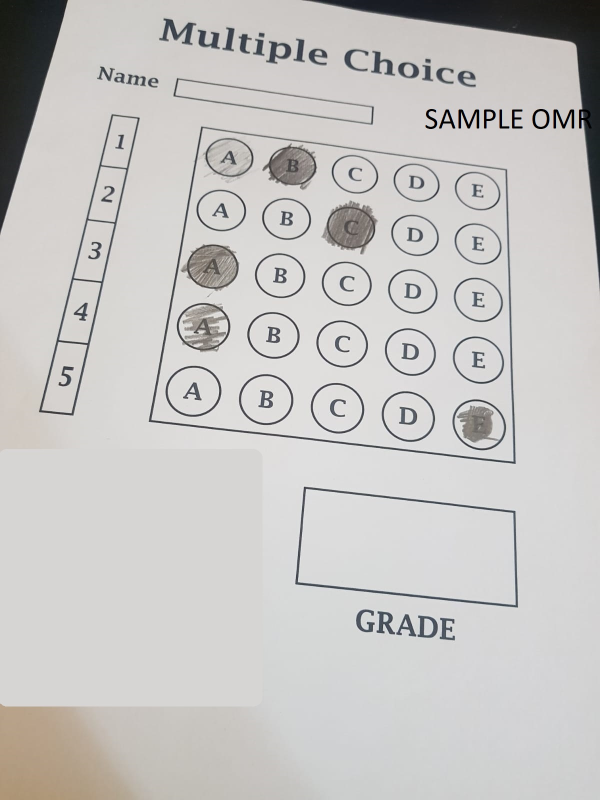
#> input picture OMR/1.jpg, 1200 x 1600 px (shown at 1/2 size)
$ python omrr.py
#> lines starting #> are read from the running program, lines starting #| are printed output that depends on the picture; after the words box and inside, x2 and y2 are one past the last pixel; in counts of white or black regions, pixels touching at a corner belong together
### OMR/utils.py
import cv2
import numpy as np

## TO STACK ALL THE IMAGES IN ONE WINDOW
def stackImages(imgArray,scale,lables=[]):
    rows = len(imgArray)
    cols = len(imgArray[0])
    rowsAvailable = isinstance(imgArray[0], list)
    width = imgArray[0][0].shape[1]
    height = imgArray[0][0].shape[0]
    if rowsAvailable:
        for x in range ( 0, rows):
            for y in range(0, cols):
                imgArray[x][y] = cv2.resize(imgArray[x][y], (0, 0), None, scale, scale)
                if len(imgArray[x][y].shape) == 2: imgArray[x][y]= cv2.cvtColor( imgArray[x][y], cv2.COLOR_GRAY2BGR)
        imageBlank = np.zeros((height, width, 3), np.uint8)
        hor = [imageBlank]*rows
        hor_con = [imageBlank]*rows
        for x in range(0, rows):
            hor[x] = np.hstack(imgArray[x])
            hor_con[x] = np.concatenate(imgArray[x])
        ver = np.vstack(hor)
        ver_con = np.concatenate(hor)
    else:
        for x in range(0, rows):
            imgArray[x] = cv2.resize(imgArray[x], (0, 0), None, scale, scale)
            if len(imgArray[x].shape) == 2: imgArray[x] = cv2.cvtColor(imgArray[x], cv2.COLOR_GRAY2BGR)
        hor= np.hstack(imgArray)
        hor_con= np.concatenate(imgArray)
        ver = hor
    if len(lables) != 0:
        eachImgWidth= int(ver.shape[1] / cols)
        eachImgHeight = int(ver.shape[0] / rows)
        #print(eachImgHeight)
        for d in range(0, rows):
            for c in range (0,cols):
                cv2.rectangle(ver,(c*eachImgWidth,eachImgHeight*d),(c*eachImgWidth+len(lables[d])*13+27,30+eachImgHeight*d),(255,255,255),cv2.FILLED)
                cv2.putText(ver,lables[d],(eachImgWidth*c+10,eachImgHeight*d+20),cv2.FONT_HERSHEY_COMPLEX,0.7,(255,0,255),2)
    return ver

def reorder(myPoints):

    myPoints = myPoints.reshape((4, 2)) # REMOVE EXTRA BRACKET
    # print(myPoints)
    myPointsNew = np.zeros((4, 1, 2), np.int32) # NEW MATRIX WITH ARRANGED POINTS
    add = myPoints.sum(1)
    # print(add)
    # print(np.argmax(add))
    myPointsNew[0] = myPoints[np.argmin(add)]  #[0,0]
    myPointsNew[3] =myPoints[np.argmax(add)]   #[w,h]
    diff = np.diff(myPoints, axis=1)
    myPointsNew[1] =myPoints[np.argmin(diff)]  #[w,0]
    myPointsNew[2] = myPoints[np.argmax(diff)] #[h,0]

    return myPointsNew

def rectContour(contours):

    rectCon = []
    max_area = 0
    for i in contours:
        area = cv2.contourArea(i)
        if area > 50:
            peri = cv2.arcLength(i, True)
            approx = cv2.approxPolyDP(i, 0.02 * peri, True)
            if len(approx) == 4:
                rectCon.append(i)
    rectCon = sorted(rectCon, key=cv2.contourArea,reverse=True)
    #print(len(rectCon))
    return rectCon

def getCornerPoints(cont):
    peri = cv2.arcLength(cont, True) # LENGTH OF CONTOUR
    approx = cv2.approxPolyDP(cont, 0.02 * peri, True) # APPROXIMATE THE POLY TO GET CORNER POINTS
    return approx

def splitBoxes(img):
    rows = np.vsplit(img,5)
    boxes=[]
    for r in rows:
        cols= np.hsplit(r,5)
        for box in cols:
            boxes.append(box)
    return boxes

# [12 lines left out: function drawGrid, not called in this run]

def showAnswers(img,myIndex,grading,ans,questions=5,choices=5):
    secW = int(img.shape[1]/questions)
    secH = int(img.shape[0]/choices)

    for x in range(0,questions):
        myAns= myIndex[x]
        cX = (myAns * secW) + secW // 2
        cY = (x * secH) + secH // 2
        if grading[x]==1:
           myColor = (0,255,0)
           #cv2.rectangle(img,(myAns*secW,x*secH),((myAns*secW)+secW,(x*secH)+secH),myColor,cv2.FILLED)
           cv2.circle(img,(cX,cY),50,myColor,cv2.FILLED)
        else:
           myColor = (0,0,255)
           #cv2.rectangle(img, (myAns * secW, x * secH), ((myAns * secW) + secW, (x * secH) + secH), myColor, cv2.FILLED)
           cv2.circle(img, (cX, cY), 50, myColor, cv2.FILLED)

           # CORRECT ANSWER
           myColor = (0, 255, 0)
           correctAns = ans[x]
           cv2.circle(img,((correctAns * secW)+secW//2, (x * secH)+secH//2),
           20,myColor,cv2.FILLED)

    return img

### OMR/omrr.py
import cv2
import numpy as np
import utils

path = "1.jpg"


img = cv2.imread(path)
#> img is the input picture: shape (1600, 1200, 3); mean B, G, R 195.6, 197.4, 199
ans = [1,2,0,4,4]
# PREPROCESSING
img =  cv2.resize(img,(640,640))
#> img: shape (640, 640, 3)
imgFinal = img.copy()
imgContours = img.copy()
imgBiggestContour = img.copy()
imggray = cv2.cvtColor(img, cv2.COLOR_BGR2GRAY)
imgblur = cv2.GaussianBlur(imggray,(5,5),1)
imgcany = cv2.Canny(imgblur,10,50)
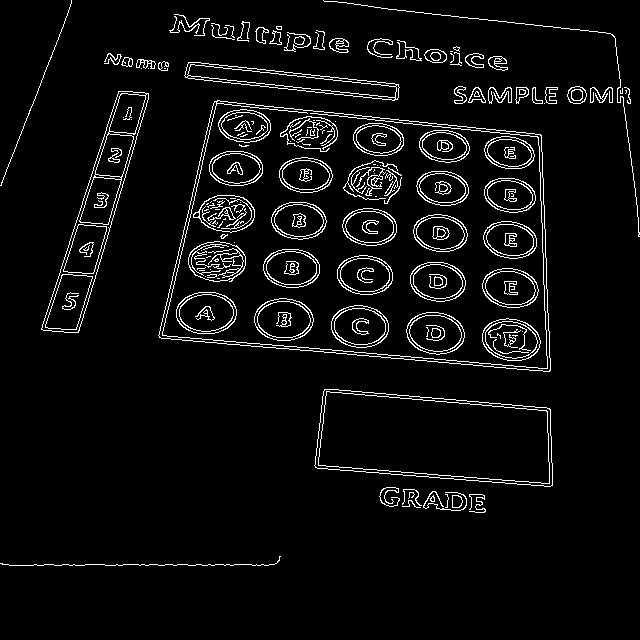
#> imgcany: shape (640, 640); 5.1% white in thin lines or dots, all inside (x1, y1, x2, y2) = (0, 0, 640, 566)

# FIND CONTOUR
contours, hierarchy = cv2.findContours(imgcany,cv2.RETR_EXTERNAL,cv2.CHAIN_APPROX_NONE)
#> contours = 57 contours, 32 with area under 20; largest, box (x1, y1, x2, y2) and area: (158, 100, 551, 372) 86008, (314, 389, 553, 487) 18378, (41, 91, 149, 333) 8405, (184, 62, 400, 101) 3503, (567, 86, 587, 104) 259
cv2.drawContours(imgContours,contours,-1,(0,255,0),10)
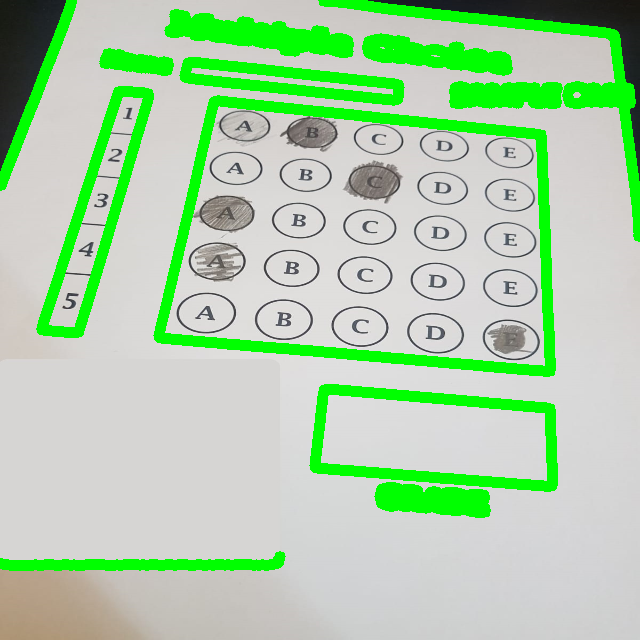
#> imgContours: shape (640, 640, 3); mean B, G, R 170.1, 208.4, 173.2
# FIND RECTANGLE
rectCountour=utils.rectContour(contours)
#> the loop in rectContour, `for i in contours:` made 57 passes
#> (area, peri, approx) on passes 11, 13, 14, 29: (18378.5, 639, [[323, 391], [317, 468], [552, 485], [549, 408]]), (86008.5, 1245.7, [[214, 101], [159, 337], [550, 370], [540, 134]]), (8405, 607, [[148, 93], [118, 91], [43, 330], [79, 330]]), (3503, 474.4, [[184, 75], [392, 100], [399, 87], [200, 62]])
#> (area, peri) on passes 3, 19, 20, 21, 23, 24: (106, 40.49), (111.5, 78.73), (66.5, 49.07), (127.5, 53.56), (140, 59.46), (259, 61.46)
#> after the loop in rectContour, `for i in contours:`: rectCon = 4 contours; box (x1, y1, x2, y2) and area: (158, 100, 551, 372) 86008, (314, 389, 553, 487) 18378, (41, 91, 149, 333) 8405, (184, 62, 400, 101) 3503
#> rectCountour has the same summary as rectCon in rectContour
biggestCountour = utils.getCornerPoints(rectCountour[0])
#> in getCornerPoints, `peri = cv2.arcLength(cont, True)`: peri = 1245.7
#> in getCornerPoints, `approx = cv2.approxPolyDP(cont, 0.02 * peri, True)`: approx = [[214, 101], [159, 337], [550, 370], [540, 134]]
#> biggestCountour = [[214, 101], [159, 337], [550, 370], [540, 134]]
gradePoints = utils.getCornerPoints(rectCountour[1])
#> gradePoints = [[323, 391], [317, 468], [552, 485], [549, 408]]
# print(biggestCountour)

if biggestCountour.size != 0 and gradePoints.size != 0 :
    cv2.drawContours(imgBiggestContour,biggestCountour,-1,(0,255,0),10)
    cv2.drawContours(imgBiggestContour,gradePoints,-1,(255,0,0),10)
    biggestCountour=utils.reorder(biggestCountour)
#> in reorder, `myPoints = myPoints.reshape((4, 2))`: myPoints = [[214, 101], [159, 337], [550, 370], [540, 134]]
#> in reorder, `add = myPoints.sum(1)`: add = [315, 496, 920, 674]
#> in reorder, `diff = np.diff(myPoints, axis=1)`: diff = [-113, 178, -180, -406]
#> biggestCountour = [[214, 101], [540, 134], [159, 337], [550, 370]]
    gradePoints=utils.reorder(gradePoints)
#> gradePoints = [[323, 391], [549, 408], [317, 468], [552, 485]]

    pt1 = np.float32(biggestCountour)
#> pt1 = [[214, 101], [540, 134], [159, 337], [550, 370]]
    pt2 = np.float32([[0,0,],[640,0],[0,640],[640,640]])
    matrix = cv2.getPerspectiveTransform(pt1,pt2)
#> matrix = [[1.97, 0.46, -468.4], [-0.339, 3.35, -265.4], [-0.00016, 0.000855, 1]]
    imgWrapColor = cv2.warpPerspective(img,matrix,(640,640))

    ptg1 = np.float32(gradePoints)
#> ptg1 = [[323, 391], [549, 408], [317, 468], [552, 485]]
    ptg2 = np.float32([[0,0,],[325,0],[0,150],[325,150]])
    matrixg = cv2.getPerspectiveTransform(ptg1,ptg2)
#> matrixg = [[1.72, 0.134, -608.1], [-0.184, 2.44, -896.3], [-9.2e-05, 0.000622, 1]]
    imggWrapColor = cv2.warpPerspective(img,matrixg,(325,150))
    # cv2.imshow("x",imggWrapColor)

    # THRESHOLD
    imgWrapGray = cv2.cvtColor(imgWrapColor,cv2.COLOR_BGR2GRAY)
    imgThreshx = cv2.threshold(imgWrapGray,180,255,cv2.THRESH_BINARY_INV)[1]
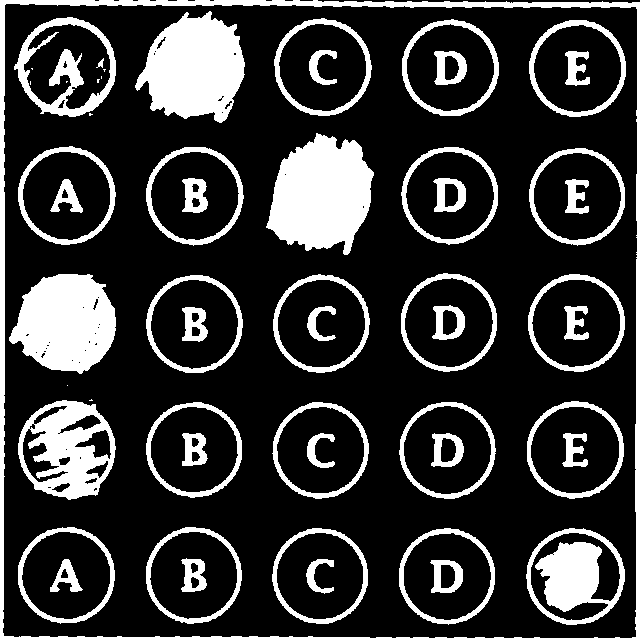
#> imgThreshx: shape (640, 640); 21.2% white; 55 white regions (9 under 20 px), largest, box (x1, y1, x2, y2) and area: (0, 0, 640, 640) 10647, (266, 133, 374, 255) 9165, (135, 11, 245, 123) 8333

    boxes = utils.splitBoxes(imgThreshx)
#> in splitBoxes, `rows = np.vsplit(img,5)`: rows = 5 items
#> the loop in splitBoxes, `for r in rows:` made 5 passes
#> after the loop in splitBoxes, `for r in rows:`: boxes = 25 items
#> boxes = 25 items
    # cv2.imshow("h",boxes[1])
    # print(cv2.countNonZero(boxes[1]))

    myPixelVal = np.zeros((5,5))
    countC = 0
    countR = 0

    for image in boxes :
        totalpixels = cv2.countNonZero(image)
        myPixelVal[countR][countC] = totalpixels
        countC+=1
        if countC == 5 :
            countR +=1
            countC = 0
#> this loop made 25 passes
#> totalpixels on passes 1 to 12: 4420, 9030, 2641, 2882, 3115, 2640, 2147, 9165, 2107, 2396, 8426, 2043
#> after the loop, countC = 0; countR = 5; myPixelVal = [[4420, 9030, 2641, 2882, 3115], [2640, 2147, 9165, 2107, 2396], [8426, 2043, 1873, 2038, 2477], [5998, 1956, 1810, 1976, 2542], [2809, 2374, 2164, 2328, 5559]]
    # print(myPixelVal)

    myIndex = []

    for x in range(0,5):
        arr = myPixelVal[x]
        myIndexVal = np.where(arr == np.amax(arr))
        # print(myIndexVal[0])
        myIndex.append(myIndexVal[0][0])
#> this loop made 5 passes
#> (arr, myIndexVal) on passes 1 to 5: ([4420, 9030, 2641, 2882, 3115], ([1],)), ([2640, 2147, 9165, 2107, 2396], ([2],)), ([8426, 2043, 1873, 2038, 2477], ([0],)), ([5998, 1956, 1810, 1976, 2542], ([0],)), ([2809, 2374, 2164, 2328, 5559], ([4],))
#> after the loop, myIndex = [1, 2, 0, 0, 4]
    # print(myIndex)
    grading = []
    for x in range(0,5):
        if ans[x] == myIndex[x]:
            grading.append(1)
        else:
            grading.append(0)
#> after the loop, grading = [1, 1, 1, 0, 1]
    # print(grading)
    score = np.sum(grading)/5*100
#> score = 80
    # print(score)

    imgRes = imgWrapColor.copy()
    imgRes = utils.showAnswers(imgRes,myIndex,grading,ans,5,5)
#> the loop in showAnswers, `for x in range(0,questions):` made 5 passes
#> (myAns, cX) on passes 1 to 5: (1, 192), (2, 320), (0, 64), (0, 64), (4, 576)
#> after the loop in showAnswers, `for x in range(0,questions):`:
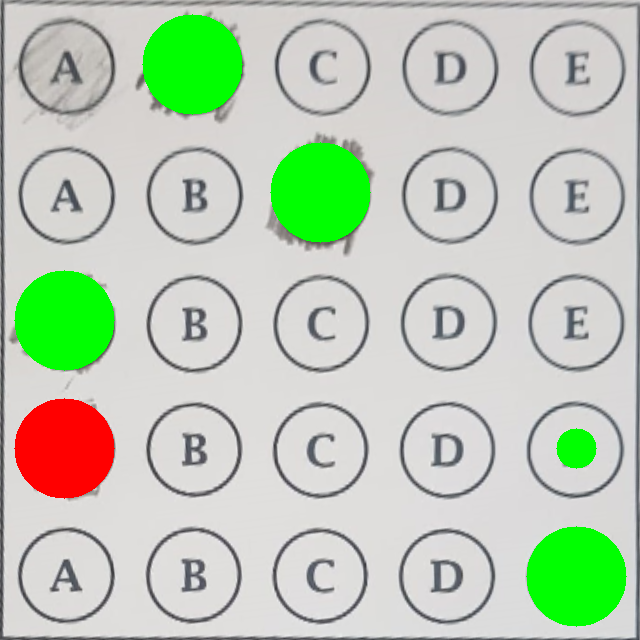
#> img: shape (640, 640, 3); mean B, G, R 181.6, 202.8, 188.3
    imgResraw = np.zeros_like(imgRes)
    imgResraw = utils.showAnswers(imgResraw,myIndex,grading,ans,5,5)
#> call 2 of showAnswers, with questions = 5, choices = 5
#> the loop in showAnswers (call 2), `for x in range(0,questions):` made 5 passes
#> after the loop in showAnswers (call 2), `for x in range(0,questions):`:
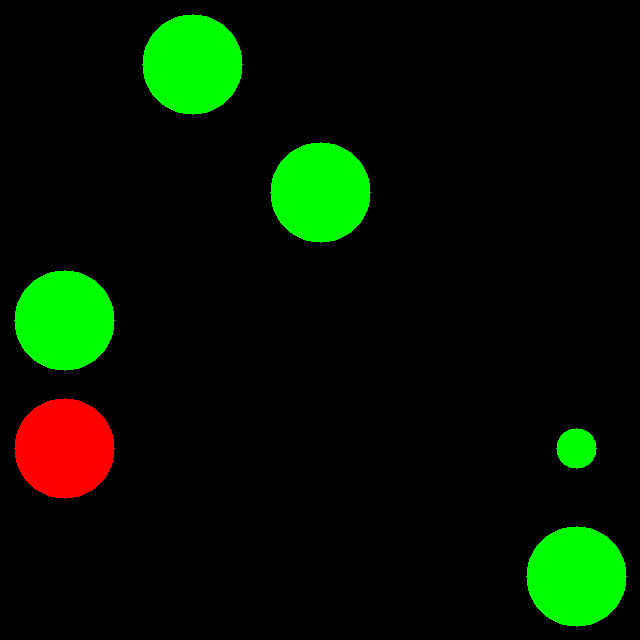
#> img: shape (640, 640, 3); mean B, G, R 0, 20.3, 4.9
    invmatrix = cv2.getPerspectiveTransform(pt2,pt1)
#> invmatrix = [[0.529, -0.127, 214], [0.0564, 0.281, 101], [3.65e-05, -0.000261, 1]]
    imgInvWarp = cv2.warpPerspective(imgResraw, invmatrix, (640, 640))

    imgFinal = cv2.addWeighted(imgFinal,1,imgInvWarp,1,0)
    # cv2.imshow("fgfgf",imgFinal)

    imgRawGrade = np.zeros_like(imggWrapColor)
    cv2.putText(imgRawGrade,str(int(score))+"%",(65,100),cv2.FONT_HERSHEY_COMPLEX,3,(0,255,255),3)
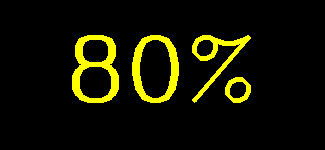
#> imgRawGrade: shape (150, 325, 3); mean of channels 0, 1, 2 0, 19.3, 19.3; drawn as B, G, R
    invmatrixG = cv2.getPerspectiveTransform(ptg2,ptg1)
#> invmatrixG = [[0.71, -0.121, 323], [0.063, 0.394, 391], [2.61e-05, -0.000256, 1]]
    imgInvGradeDisplay = cv2.warpPerspective(imgRawGrade, invmatrixG, (640, 640))
    # cv2.imshow("FDFDF",imgInvGradeDisplay)
    imgFinal = cv2.addWeighted(imgFinal,1,imgInvGradeDisplay,1,0)


imgBlank = np.zeros_like(img)
imgArray=([img,imggray,imgblur,imgcany],
[imgContours,imgBiggestContour,imgWrapColor,imgThreshx],
[imgRes,imgResraw,imgInvWarp,imgFinal])

imgstacked = utils.stackImages(imgArray,0.5)
#> in stackImages, `rows = len(imgArray)`: rows = 3
#> in stackImages, `cols = len(imgArray[0])`: cols = 4
#> in stackImages, `rowsAvailable = isinstance(imgArray[0], list)`: rowsAvailable = True
#> in stackImages, `hor = [imageBlank]*rows`: hor = 3 items
imgstacked =  cv2.resize(imgstacked,(640,640))
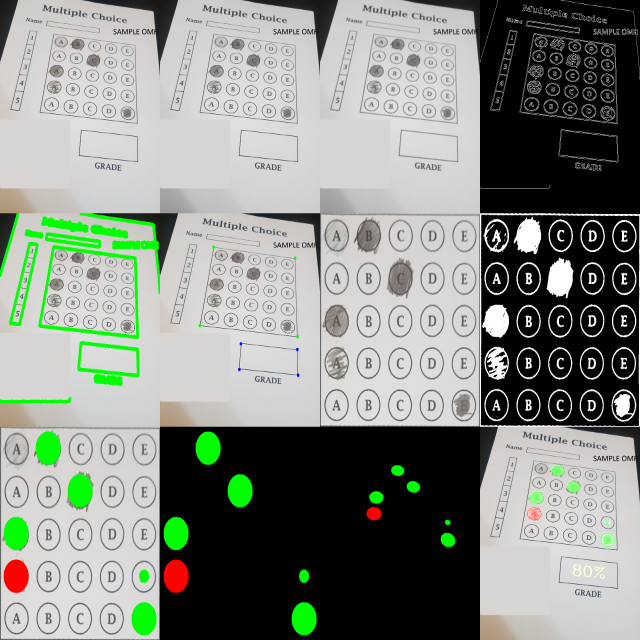
#> imgstacked: shape (640, 640, 3); mean of channels 0, 1, 2 133.1, 140.8, 135.5; drawn as B, G, R

cv2.imshow("Stacked Images",imgstacked)
cv2.imshow("Final Image",imgFinal)
cv2.waitKey(0)
